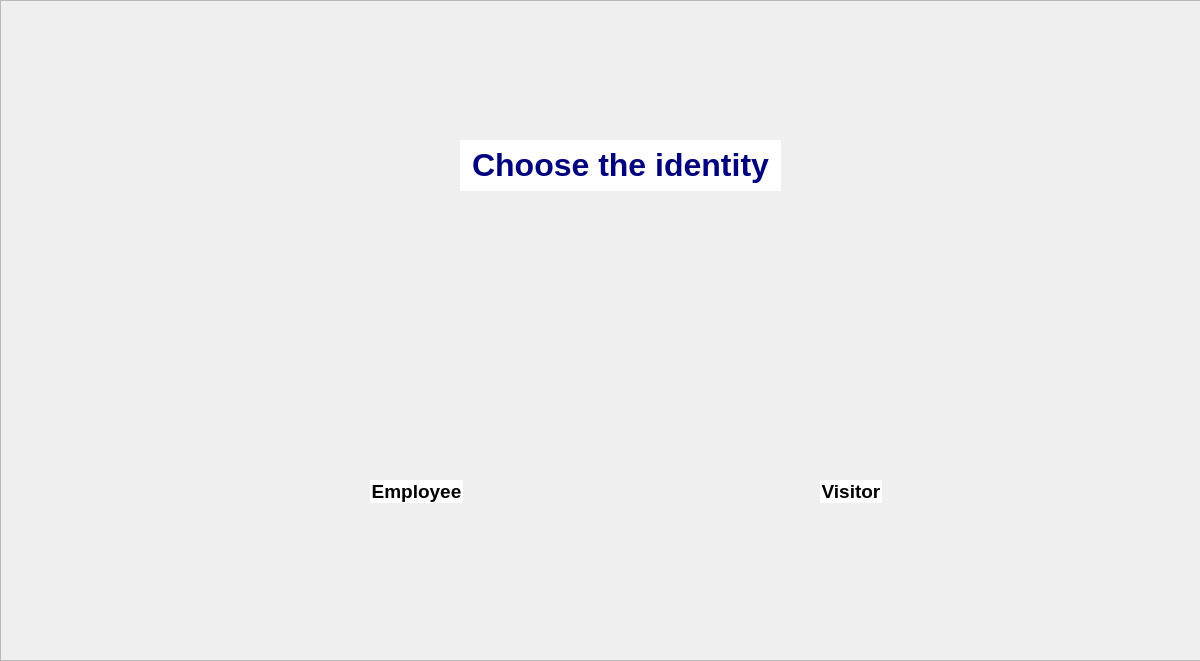
<?xml version="1.0" encoding="UTF-8"?>
<ui version="4.0">
 <class>secwindow</class>
 <widget class="QDialog" name="secwindow">
  <property name="geometry">
   <rect>
    <x>0</x>
    <y>0</y>
    <width>1200</width>
    <height>661</height>
   </rect>
  </property>
  <property name="windowTitle">
   <string>Security System</string>
  </property>
  <property name="autoFillBackground">
   <bool>false</bool>
  </property>
  <property name="styleSheet">
   <string notr="true"/>
  </property>
  <widget class="QLabel" name="label_2">
   <property name="geometry">
    <rect>
     <x>460</x>
     <y>140</y>
     <width>321</width>
     <height>51</height>
    </rect>
   </property>
   <property name="font">
    <font>
     <family>Segoe UI</family>
     <pointsize>26</pointsize>
     <weight>75</weight>
     <bold>true</bold>
    </font>
   </property>
   <property name="acceptDrops">
    <bool>true</bool>
   </property>
   <property name="autoFillBackground">
    <bool>false</bool>
   </property>
   <property name="styleSheet">
    <string notr="true">background-color: rgb(255, 255, 255);</string>
   </property>
   <property name="text">
    <string>&lt;html&gt;&lt;head/&gt;&lt;body&gt;&lt;p align=&quot;center&quot;&gt;&lt;span style=&quot; font-size:24pt; color:#00007f;&quot;&gt;Choose the identity&lt;/span&gt;&lt;/p&gt;&lt;/body&gt;&lt;/html&gt;</string>
   </property>
   <property name="wordWrap">
    <bool>false</bool>
   </property>
  </widget>
  <widget class="QPushButton" name="Employee">
   <property name="geometry">
    <rect>
     <x>310</x>
     <y>260</y>
     <width>201</width>
     <height>211</height>
    </rect>
   </property>
   <property name="font">
    <font>
     <family>Segoe UI</family>
     <pointsize>14</pointsize>
     <weight>75</weight>
     <bold>true</bold>
    </font>
   </property>
   <property name="autoFillBackground">
    <bool>false</bool>
   </property>
   <property name="styleSheet">
    <string notr="true">background-image: url(:/resources/img/CP3.jpg);</string>
   </property>
   <property name="text">
    <string/>
   </property>
   <property name="autoDefault">
    <bool>false</bool>
   </property>
   <property name="flat">
    <bool>true</bool>
   </property>
  </widget>
  <widget class="QPushButton" name="Visitor">
   <property name="geometry">
    <rect>
     <x>740</x>
     <y>260</y>
     <width>211</width>
     <height>211</height>
    </rect>
   </property>
   <property name="styleSheet">
    <string notr="true">background-image: url(:/resources/img/CP2.png);</string>
   </property>
   <property name="text">
    <string/>
   </property>
   <property name="flat">
    <bool>true</bool>
   </property>
  </widget>
  <widget class="QLabel" name="label_3">
   <property name="geometry">
    <rect>
     <x>370</x>
     <y>480</y>
     <width>93</width>
     <height>23</height>
    </rect>
   </property>
   <property name="styleSheet">
    <string notr="true">background-color: rgb(255, 255, 255);</string>
   </property>
   <property name="text">
    <string>&lt;html&gt;&lt;head/&gt;&lt;body&gt;&lt;p&gt;&lt;span style=&quot; font-size:14pt; font-weight:600; color:#000000;&quot;&gt;Employee&lt;/span&gt;&lt;/p&gt;&lt;/body&gt;&lt;/html&gt;</string>
   </property>
   <property name="alignment">
    <set>Qt::AlignCenter</set>
   </property>
  </widget>
  <widget class="QLabel" name="label_4">
   <property name="geometry">
    <rect>
     <x>820</x>
     <y>480</y>
     <width>62</width>
     <height>23</height>
    </rect>
   </property>
   <property name="styleSheet">
    <string notr="true">background-color: rgb(255, 255, 255);</string>
   </property>
   <property name="text">
    <string>&lt;html&gt;&lt;head/&gt;&lt;body&gt;&lt;p&gt;&lt;span style=&quot; font-size:14pt; font-weight:600; color:#000000;&quot;&gt;Visitor&lt;/span&gt;&lt;/p&gt;&lt;/body&gt;&lt;/html&gt;</string>
   </property>
   <property name="alignment">
    <set>Qt::AlignCenter</set>
   </property>
  </widget>
  <widget class="QFrame" name="frame">
   <property name="geometry">
    <rect>
     <x>0</x>
     <y>0</y>
     <width>1201</width>
     <height>661</height>
    </rect>
   </property>
   <property name="styleSheet">
    <string notr="true">background-image: url(:/resources/img/CP1.jpg);</string>
   </property>
   <property name="frameShape">
    <enum>QFrame::StyledPanel</enum>
   </property>
   <property name="frameShadow">
    <enum>QFrame::Raised</enum>
   </property>
  </widget>
  <zorder>frame</zorder>
  <zorder>label_2</zorder>
  <zorder>Employee</zorder>
  <zorder>Visitor</zorder>
  <zorder>label_3</zorder>
  <zorder>label_4</zorder>
 </widget>
 <resources/>
 <connections/>
</ui>
